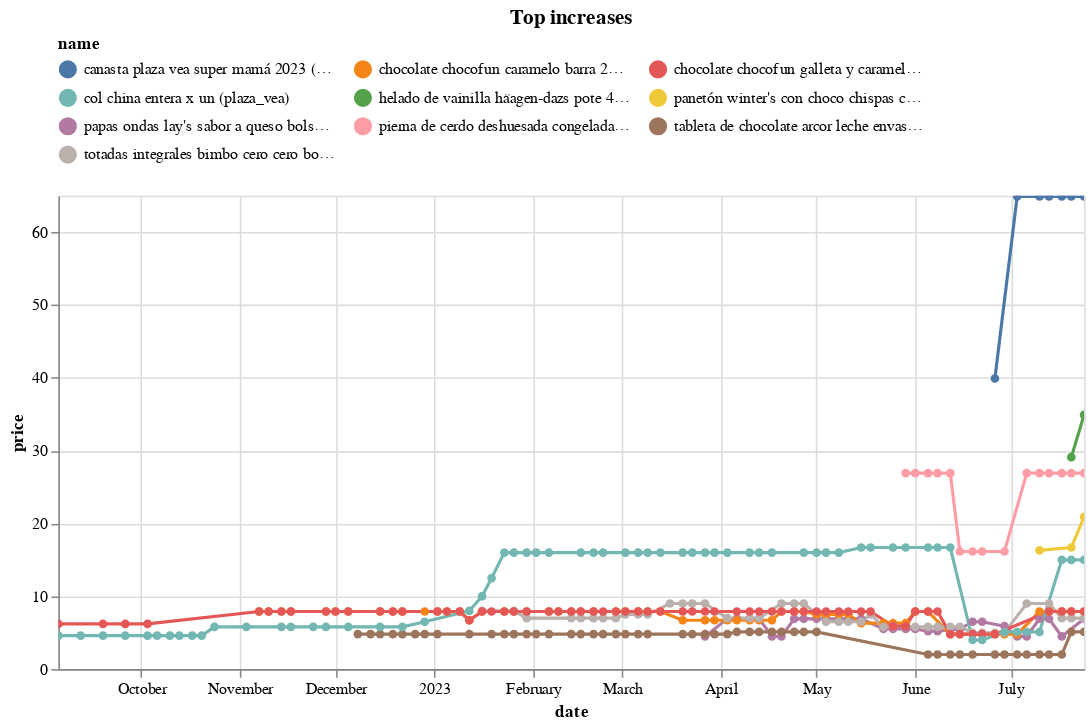

The notebook cell saved with this chart:
### Code cell
(top_changes
 .sort_values('change')
 .tail(10)
 .pipe(plot_changes, 'Top increases')
)

### Figure 1 — Vega-Lite specification as saved in the notebook (floating-point values rounded to 4 significant figures; data arrays with more than 128 entries replaced by an {"elided": "..."} marker saying what was removed)
{"config": {"view": {"continuousWidth": 300, "continuousHeight": 300}, "legend": {"columns": 3, "orient": "top"}}, "data": {"name": "data-a7067b6b9ce284a15a89994962fd9bde"}, "mark": {"type": "line", "point": true}, "encoding": {"color": {"field": "name", "scale": {"domain": ["canasta plaza vea super mamá 2023 (plaza_vea)", "chocolate chocofun caramelo barra 216g (plaza_vea)", "chocolate chocofun galleta y caramelo bolsa 210g (plaza_vea)", "col china entera x un (plaza_vea)", "helado de vainilla häagen-dazs pote 473ml (plaza_vea)", "panetón winter's con choco chispas caja 500g (plaza_vea)", "papas ondas lay's sabor a queso bolsa 140g (plaza_vea)", "pierna de cerdo deshuesada congelada x kg (plaza_vea)", "tableta de chocolate arcor leche envase 58g (plaza_vea)", "totadas integrales bimbo cero cero bolsa 140g (plaza_vea)"]}, "type": "nominal"}, "tooltip": [{"field": "name", "type": "nominal"}, {"field": "price", "type": "quantitative"}, {"field": "last_price", "type": "quantitative"}], "x": {"field": "date", "type": "temporal"}, "y": {"field": "price", "type": "quantitative"}}, "params": [{"name": "param_5", "select": {"type": "point", "fields": ["name"]}, "bind": "legend"}, {"name": "param_6", "select": {"type": "interval", "encodings": ["x", "y"]}, "bind": "scales"}], "title": "Top increases", "transform": [{"filter": {"param": "param_5"}}], "width": 650, "$schema": "https://vega.github.io/schema/vega-lite/v5.8.0.json", "datasets": {"data-a7067b6b9ce284a15a89994962fd9bde": {"elided": "339 records"}}}
